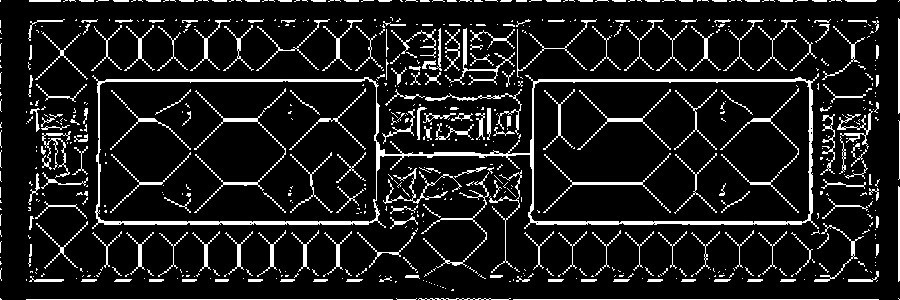
#> input picture skel_fp_filled_2.jpg, 900 x 300 px, found by its file name
$ python path_plotter.py   (older library calls are emulated)
#> lines starting #> are read from the running program, lines starting #| are printed output that depends on the picture; after the words box and inside, x2 and y2 are one past the last pixel; in counts of white or black regions, pixels touching at a corner belong together
import numpy as np
import cv2
import random
from skimage.morphology import skeletonize

M = 300
N = 900

row = [- 1, 0, 0, 1]
col = [0, - 1, 1, 0]

#Function to check if it is possible to go to position(row, col)
#from current position.The function returns false if (row, col)
#is not a valid position or has value 0 or it is already visited
def isValid(mat, visited, row, col):
    return ((row >= 0) and (row < M) and (col >= 0) and (col < N) and (mat[row][col]==1) and (visited[row][col]==0))


#Find Shortest Possible Route in a matrix mat from source
#cell(i, j) to destination cell(x, y)
def BFS(mat, i, j, x, y):
#construct a matrix to keep track of visited cells

    visited = []
    prev = []
    for c in range(M):
        temp1 = []
        temp2 = []
        for d in range(N):
            temp1.append(False)
            temp2.append([])
        visited.append(temp1)
        prev.append(temp2)
    # print(prev)

    #initially all cells are unvisited

    #create an empty queue
    q = []

    #mark source cell as visited and enqueue the source node
    visited[i][j] = True
    q.append([ i, j, 0 ])

    #stores length of longest path from source to destination
    min_dist = np.inf


    #run till queue is not empty
    while (q != []):
        #pop front node from queue and process it
        node = q.pop(0)
        # print(node)

        #(i, j) represents current cell and dist stores its
        #minimum distance from the source
        i = node[0]
        j = node[1]
        dist = node[2]

        #if destination is found, update min_dist and stop
        if (i == x and j == y):
            min_dist = dist
            break


        #check for all 4 possible movements from current cell
        #and enqueue each valid movement

        for k in range(4):

            #check if it is possible to go to position
            #(i + row[k], j + col[k]) from current position
            if (isValid(mat, visited, i + row[k], j + col[k])):

                #mark next cell as visited and enqueue it
                visited[i + row[k]][j + col[k]] = True
                q.append([ i + row[k], j + col[k], dist + 1 ])
                prev[i + row[k]][ j + col[k]].append((i,j))


    if (min_dist != np.inf):
        print("The shortest path from source to destination has length ",min_dist)
    else:
        print("Destination can't be reached from given source")

    path = []

    m = x
    n = y
    while prev[m][n] != []:
        path.append(prev[m][n][0])
        tup = prev[m][n][0]
        m = tup[0]
        n = tup[1]

    path = path[::-1]
    print(path)
    # print(len(path))
    return path


# [64 lines left out: function img_process, not called in this run]

# img = cv2.imread("/home/shreyasbyndoor/Indoor_localization_CSL/color_fp_resize.jpg")
# img_process(img)

graph_img = cv2.imread("/home/shreyasbyndoor/Indoor_localization_CSL/skel_fp_filled_2.jpg")
#> graph_img is the input picture: shape (300, 900, 3); min 0, max 255, mean 28.2

# Display the skeletonized image of the flooplan

# cv2.imshow('img',graph_img)
# cv2.waitKey()

graph_img = cv2.cvtColor(graph_img, cv2.COLOR_BGR2GRAY)
#> graph_img: shape (300, 900)
path_graph = []
print(graph_img.shape)
#| (300, 900)
for i in range(graph_img.shape[0]):
    temp = []
    for j in range(graph_img.shape[1]):
        if graph_img[i,j] > 10:
            temp.append(1)
        else:
            temp.append(0)

    path_graph.append(temp)

path_graph = np.array(path_graph)

path_coordinates = BFS(path_graph, 82, 130, 223, 770)  ## room 223 to 257 works
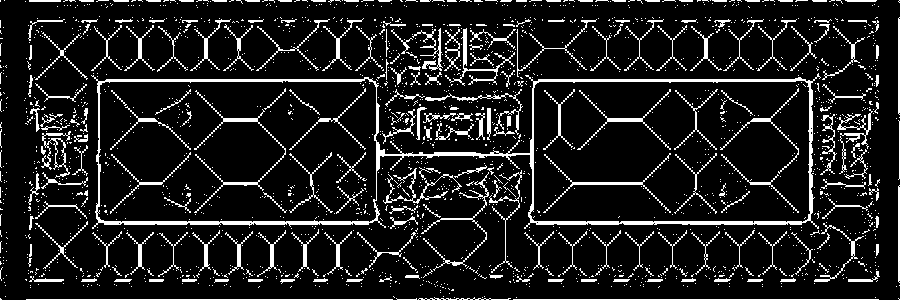
#> path_graph: shape (300, 900) int64; values 0 (black) and 1 (white), 11.6% white in thin lines or dots
# [10 lines of commented-out code are left out]
img = cv2.imread("/home/shreyasbyndoor/Indoor_localization_CSL/color_fp_resize.jpg")
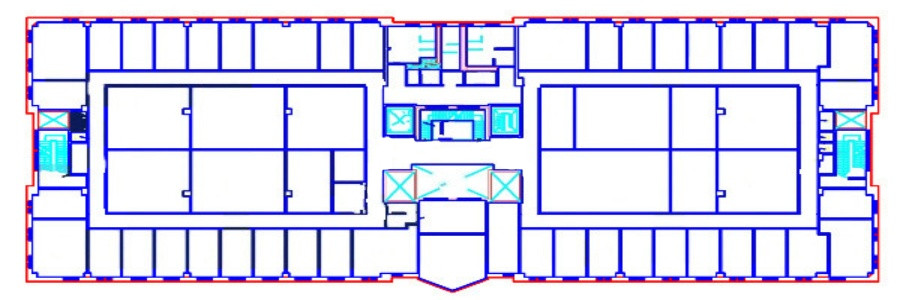
#> input picture color_fp_resize.jpg, 900 x 300 px, found by its file name
#> img is the input picture: shape (300, 900, 3); mean B, G, R 239.7, 215.7, 216.2
# print(img.shape)

# While analyzing keep in mind that the code (x, y) becomes (y, x) in the ubuntu image viewer
# Therefore vertchange in the code actually corresponds to ubuntu image vertchange and thats why
# we check for change in y to represent horizchange (the intuitive one wouldve been vertchange)

vertchange = (abs(path_coordinates[0][0] - path_coordinates[10][0]) > 5)
#> vertchange = False
horizchange  = (abs(path_coordinates[0][1] - path_coordinates[10][1]) > 5)
#> horizchange = True

west = (path_coordinates[10][1] - path_coordinates[0][1] < -5)
#> west = False
east = (path_coordinates[10][1] - path_coordinates[0][1] > 5)
#> east = True
north = (path_coordinates[10][0] - path_coordinates[0][0] < -5)
#> north = False
south = (path_coordinates[10][0] - path_coordinates[0][0] > 5)
#> south = False


# vertchange = 1  #corresponds to change in x coordinates
# horizchange = 1 #corresponds to change in y coordinates

# to help detect change in path
xprev = path_coordinates[0][0]
#> xprev = 82
yprev = path_coordinates[0][1]
#> yprev = 130

for i in path_coordinates:
    x = i[0]
    y = i[1]

    img[x,y,0] = 0
    img[x,y,1] = 255
    img[x,y,2] = 0
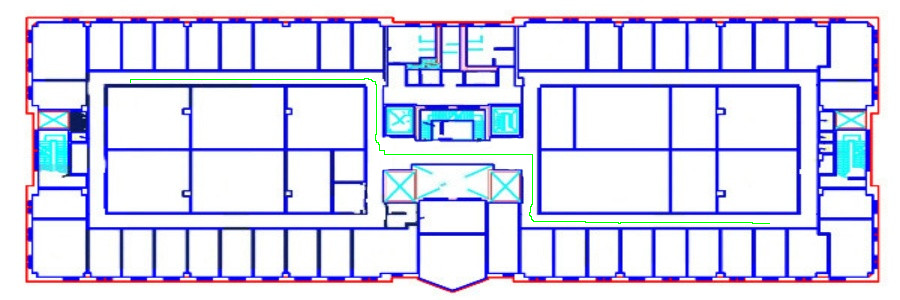
#> img: shape (300, 900, 3); 0.3% of pixels changed, all inside (x1, y1, x2, y2) = (130, 78, 770, 224)


print ("Starting point is ", xprev, yprev)
dummy = 1

# a list that indicates where the user is supposed to turn
# tuple with 4 entries = x,y of where the user is supposed to turn
# and angle indicating how much to turn in clockwise direction, and
# initial orientation ie direction before performing turn

followMeInfo = []

for i in range(len(path_coordinates)):
    point = path_coordinates[i]
    x = point[0]
    y = point[1]
    if (east): dir = 'EAST'
    elif (west): dir = 'WEST'
    elif (north): dir = 'NORTH'
    elif (south) : dir = 'SOUTH'
    else : dir = None

    if (horizchange):
        if x-xprev > 5:
            if east :
                print("turning right point at ",x,y)
                followMeInfo.append( ( path_coordinates[i-10][0],  path_coordinates[i-10][1], 90, dir) )
            if west :
                print("turning left point at ",x,y)
                followMeInfo.append( ( path_coordinates[i-10][0],   path_coordinates[i-10][1], -90, dir) )
            south = 1
        if x-xprev < -5:
            if east :
                print("turning left point at ",x,y)
                followMeInfo.append( (  path_coordinates[i-10][0],   path_coordinates[i-10][1], -90, dir) )
            if west :
                print("turning right point at ",x,y)
                followMeInfo.append( (  path_coordinates[i-10][0],   path_coordinates[i-10][1], 90, dir) )
            north = 1
        if abs(x-xprev) > 5:
            vertchange = 1
            horizchange = 0
            xprev = x
            yprev = y
            east = 0
            west = 0

    if (vertchange):
        if y-yprev > 5:
            if north:
                print("turning right point at ",x,y)
                followMeInfo.append( (  path_coordinates[i-10][0],   path_coordinates[i-10][1], 90, dir) )
            if south:
                print("turning left point at ",x,y)
                followMeInfo.append( (  path_coordinates[i-10][0],   path_coordinates[i-10][1], -90, dir) )
            east = 1
        if y-yprev <-5:
            if north:
                print("turning left point at ",x,y)
                followMeInfo.append( (  path_coordinates[i-10][0],   path_coordinates[i-10][1], -90, dir) )
            if south:
                print("turning right point at ",x,y)
                followMeInfo.append( (  path_coordinates[i-10][0],   path_coordinates[i-10][1], 90, dir) )
            west = 1
        if abs(y-yprev) > 5:
            vertchange = 0
            horizchange = 1
            xprev = x
            yprev = y
            south = 0
            north = 0
#> after the loop, east = 1; horizchange = 1; north = 0; south = 0; vertchange = 0; west = 0; xprev = 221

print ("Reached destination ", x, y)

print(followMeInfo)


# OLD METHOD OF TRYING TO CALCULATE WHERE TO TURN AND NY HOW MUCH
# eligible = []
# for i in range(len(path_coordinates)-10):
#     # for j in range(i, i + 10):
#     del_y = path_coordinates[i+10][1] - path_coordinates[i][1]
#     del_x = path_coordinates[i+10][0] - path_coordinates[i][0]
#     # if (del_y == 0):
#     #     inst_ang = 1
#     # else:
#     #     inst_ang = np.rad2deg(np.arctan(del_x/del_y))
#     # if (abs(inst_ang) >= 6 ):
#     #     eligible.append(path_coordinates[i])
# for i in range(len(eligible)):
#     point = eligible[i]
#     x = point[0]
#     y = point[1]

#     img[x,y,0] = 0
#     img[x,y,1] = 0
#     img[x,y,2] = 255
# cv2.imshow('img',img)
# cv2.waitKey()

# LATEST METHOD USING followMeInfo list

# This is a pointer to the list, the index indicates the current turn we are supposed to take
turn_to_take = 0
# Display red points on path which indicates where all we can perform turns
eligible = []

for i in range(len(path_coordinates)):
    point = path_coordinates[i]
    x = point[0]
    y = point[1]
    if (i + 10) < len(path_coordinates):
        if( (path_coordinates[i+10]) ==  (followMeInfo[turn_to_take][0], followMeInfo[turn_to_take][1]) ):
            print("I am at ", x,y," My initial direction is", followMeInfo[turn_to_take][3], "I must now turn ",followMeInfo[turn_to_take][2],"clockwise")
            for j in range(10):
                eligible.append(path_coordinates[i+j])
            turn_to_take = turn_to_take + 1
            if turn_to_take == len(followMeInfo): break

# Display the points at which we must start to indicate FollowMe
for i in range(len(eligible)):
    point = eligible[i]
    x = point[0]
    y = point[1]

    img[x,y,0] = 0
    img[x,y,1] = 0
    img[x,y,2] = 255
#> img: shape (300, 900, 3); 0.01% of pixels changed, all inside (x1, y1, x2, y2) = (366, 78, 532, 218)

cv2.imshow('img',img)
cv2.waitKey()
